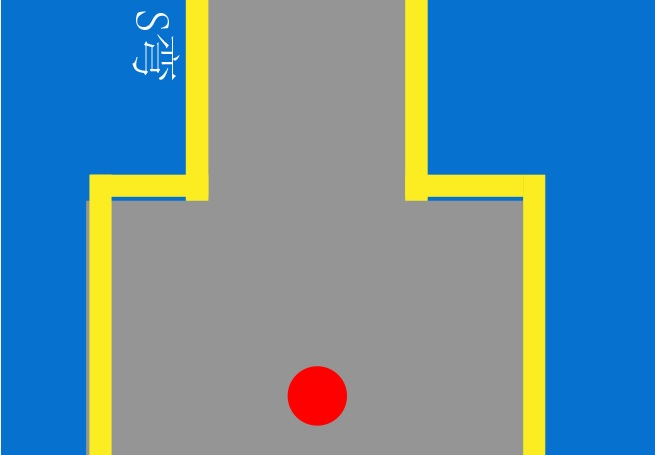
#> input picture line.jpg, 655 x 455 px
$ python line_cross_kmeans.py
#> lines starting #> are read from the running program, lines starting #| are printed output that depends on the picture; after the words box and inside, x2 and y2 are one past the last pixel; in counts of white or black regions, pixels touching at a corner belong together
#  -*- coding:utf-8 -*-

'''
#@Author: Magician
#@Date:
#@Description:

Copyright 2020 by Magician
'''

import cv2
import numpy as np
from collections import defaultdict

img = cv2.imread('line.jpg')
#> img is the input picture: shape (455, 655, 3); mean B, G, R 162.8, 140.1, 98.2

gray = cv2.cvtColor(img, cv2.COLOR_BGR2GRAY)
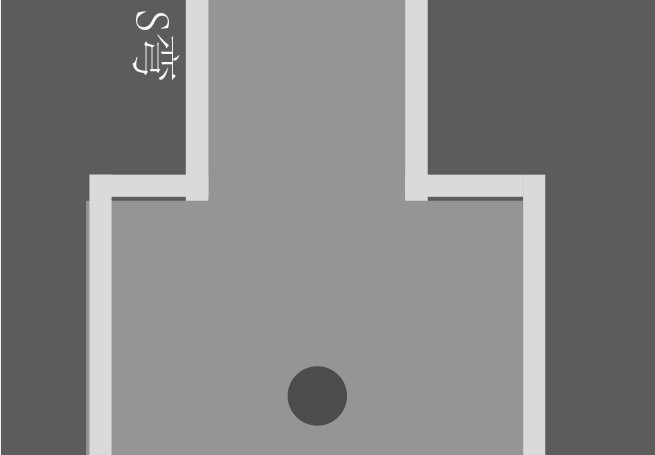
#> gray: shape (455, 655); min 71, max 252, mean 130.2
blur = cv2.medianBlur(gray,3)


# adapt thresh

adapt_type = cv2.ADAPTIVE_THRESH_GAUSSIAN_C
thresh_type = cv2.THRESH_BINARY_INV
bin_img = cv2.adaptiveThreshold(blur, 255, adapt_type, thresh_type, 11, 2)
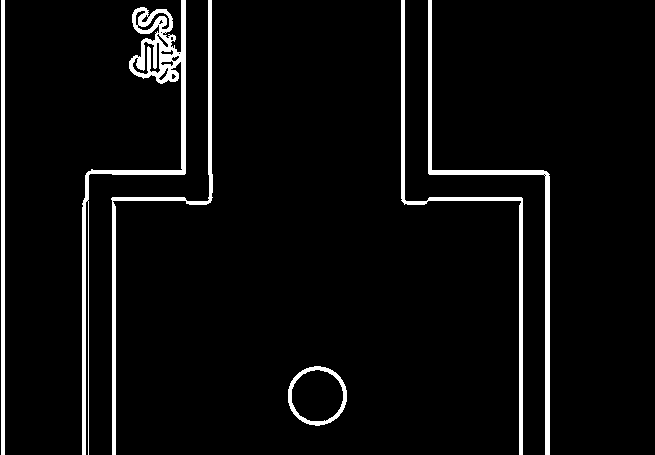
#> bin_img: shape (455, 655); 4.8% white; 6 white regions, box (x1, y1, x2, y2) and area: (82, 0, 186, 455) 4698, (428, 0, 550, 455) 2675, (401, 0, 523, 455) 2285, (111, 0, 213, 455) 2197, (1, 0, 5, 455) 1820, (288, 366, 347, 426) 716

# bin_img  = cv2.threshold(gray, 0, 255, cv2.THRESH_BINARY | cv2.THRESH_OTSU)


rho, theta, thresh = 1, np.pi/180, 400
lines = cv2.HoughLines(bin_img, rho, theta, thresh)
#> lines = [[1, 0]]

def segment_by_angle_kmeans(lines, k=2, **kwargs):
    """Groups lines based on angle with k-means.

    Uses k-means on the coordinates of the angle on the unit circle
    to segment `k` angles inside `lines`.
    """
#> called with lines = array of shape (1, 1, 2), k = 2

    # Define criteria = (type, max_iter, epsilon)
    default_criteria_type = cv2.TERM_CRITERIA_EPS + cv2.TERM_CRITERIA_MAX_ITER
    criteria = kwargs.get('criteria', (default_criteria_type, 10, 1.0))
    flags = kwargs.get('flags', cv2.KMEANS_RANDOM_CENTERS)
    attempts = kwargs.get('attempts', 10)

    # returns angles in [0, pi] in radians
    angles = np.array([line[0][1] for line in lines])
#> angles = [0]
    # multiply the angles by two and find coordinates of that angle
    pts = np.array([[np.cos(2*angle), np.sin(2*angle)]
                    for angle in angles], dtype=np.float32)
#> pts = [[1, 0]]

    # run kmeans on the coords
    labels, centers = cv2.kmeans(pts, k, None, criteria, attempts, flags)[1:]
#> labels = [1, 0]; centers = [0, 1]
    labels = labels.reshape(-1)  # transpose to row vec

    # segment lines based on their kmeans label
    segmented = defaultdict(list)
    for i, line in zip(range(len(lines)), lines):
        segmented[labels[i]].append(line)
#> this loop made 1 pass
    segmented = list(segmented.values())
    return segmented

segmented = segment_by_angle_kmeans(lines)
#> segmented = [[[[1, 0]]]]

def intersection(line1, line2):
    """Finds the intersection of two lines given in Hesse normal form.

    Returns closest integer pixel locations.
    See https://stackoverflow.com/a/383527/5087436
    """

    rho1, theta1 = line1[0]
    rho2, theta2 = line2[0]
    A = np.array([
        [np.cos(theta1), np.sin(theta1)],
        [np.cos(theta2), np.sin(theta2)]
    ])
    b = np.array([[rho1], [rho2]])
    x0, y0 = np.linalg.solve(A, b)
    x0, y0 = int(np.round(x0)), int(np.round(y0))
    dstimg = cv2.circle(img,(x0,y0),5,(0,0,255))
    cv2.imwrite("output.jpg",dstimg)
    return [[x0, y0]]


def segmented_intersections(lines):
    """Finds the intersections between groups of lines."""

    intersections = []
    for i, group in enumerate(lines[:-1]):
        for next_group in lines[i+1:]:
            for line1 in group:
                for line2 in next_group:
                    intersections.append(intersection(line1, line2))
#> this loop made 0 passes
#> after the loop, intersections = []


    return intersections

intersections = segmented_intersections(segmented)
#> intersections = []
print(intersections)
cv2.imshow("dst",bin_img)
cv2.waitKey(0)
